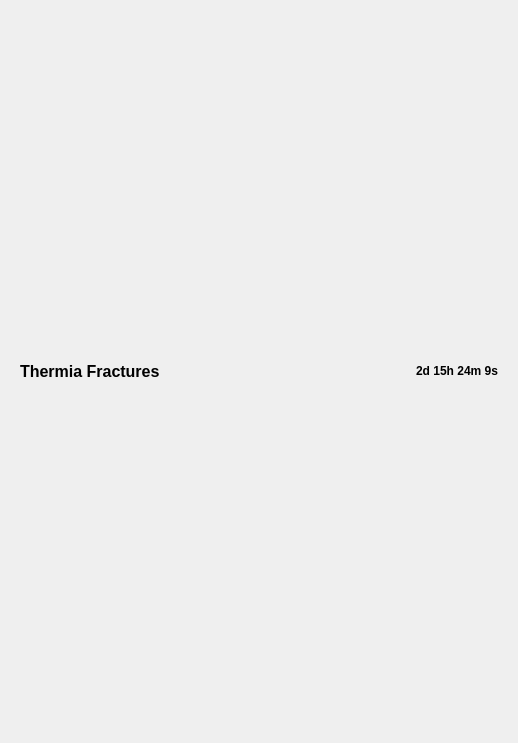
             <widget class="QWidget" name="scrollAreaWidgetContents_4">
              <property name="geometry">
               <rect>
                <x>0</x>
                <y>0</y>
                <width>518</width>
                <height>743</height>
               </rect>
              </property>
              <layout class="QVBoxLayout" name="verticalLayout_31">
               <item>
                <widget class="QWidget" name="Event" native="true">
                 <property name="sizePolicy">
                  <sizepolicy hsizetype="Preferred" vsizetype="Fixed">
                   <horstretch>0</horstretch>
                   <verstretch>0</verstretch>
                  </sizepolicy>
                 </property>
                 <property name="minimumSize">
                  <size>
                   <width>0</width>
                   <height>100</height>
                  </size>
                 </property>
                 <layout class="QHBoxLayout" name="horizontalLayout_11">
                  <item>
                   <widget class="QLabel" name="EventName">
                    <property name="font">
                     <font>
                      <pointsize>12</pointsize>
                      <weight>75</weight>
                      <bold>true</bold>
                     </font>
                    </property>
                    <property name="text">
                     <string>Thermia Fractures</string>
                    </property>
                   </widget>
                  </item>
                  <item>
                   <widget class="QLabel" name="EventTimer">
                    <property name="font">
                     <font>
                      <weight>75</weight>
                      <bold>true</bold>
                     </font>
                    </property>
                    <property name="text">
                     <string>2d 15h 24m 9s</string>
                    </property>
                    <property name="alignment">
                     <set>Qt::AlignRight|Qt::AlignTrailing|Qt::AlignVCenter</set>
                    </property>
                   </widget>
                  </item>
                 </layout>
                </widget>
               </item>
              </layout>
             </widget>
